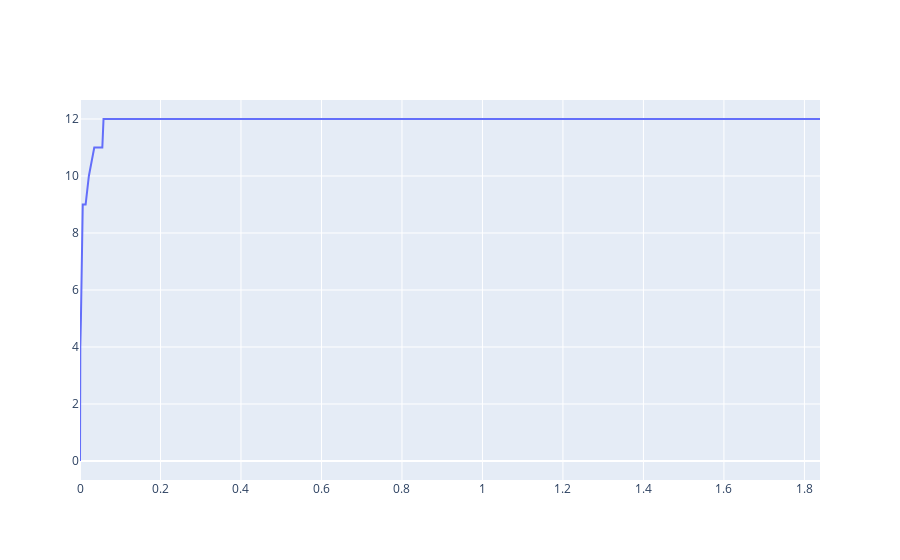
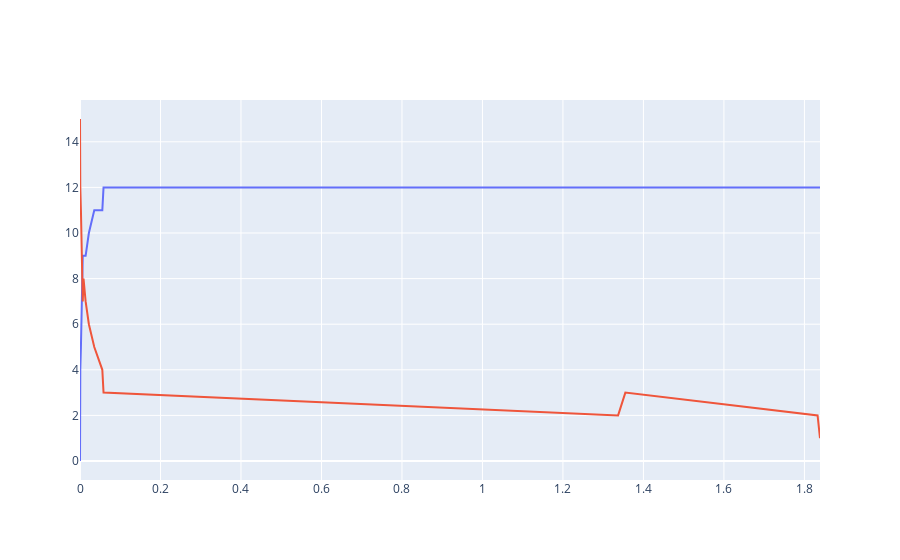
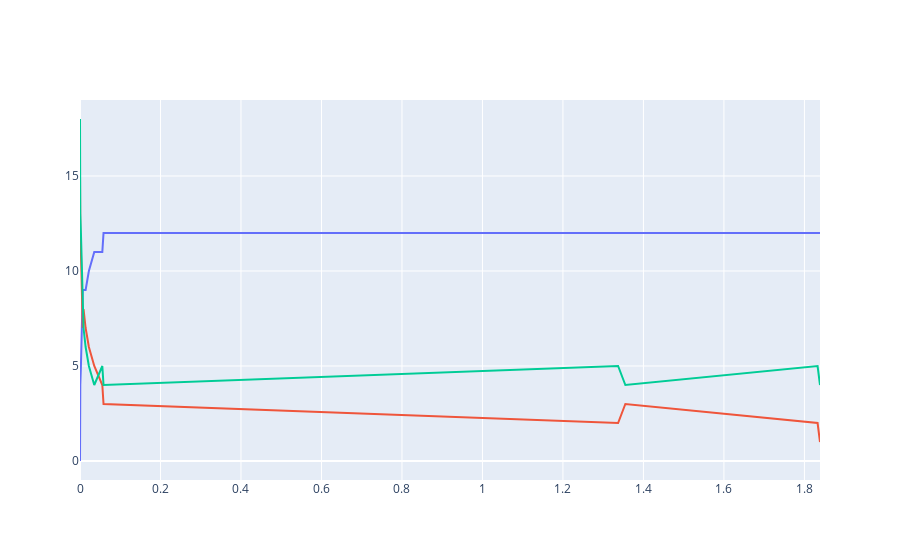
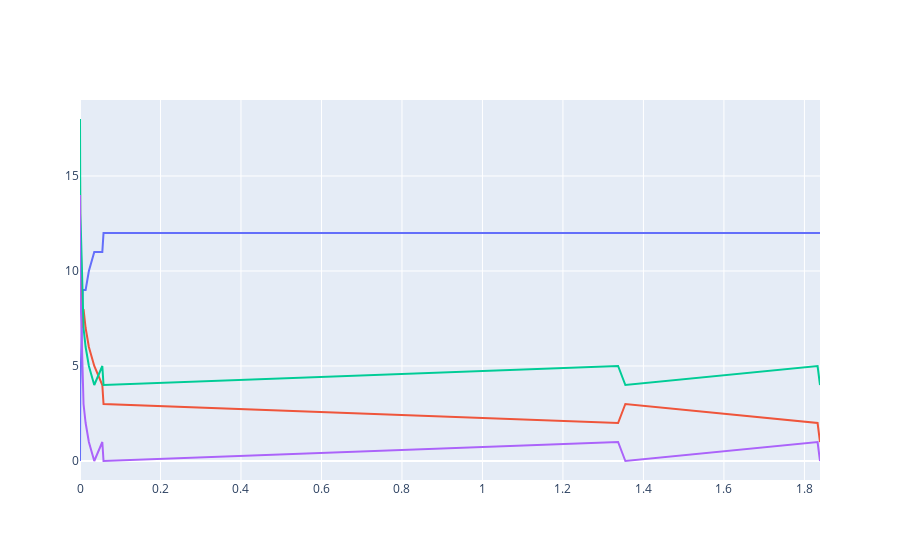

Write notebook code for charts like these, in order.
### Code cell
import plotly.graph_objects as go

fig = go.Figure()

fig.add_trace(go.Scatter(
    x=t,
    y=amount_imino,
    hovertext=iminosmart,
    hoverinfo="text",
    showlegend=False,
    name='iminoacetonitrile'
))


fig.add_trace(go.Scatter(
    x=t,
    y=amount_hcn,
    hovertext=hcnsmart,
    hoverinfo="text",
    showlegend=False,
    name="C#N"
))



fig.add_trace(go.Scatter(
    x=t,
    y=amount_cn,
    hovertext=cnsmart,
    hoverinfo="text",
    showlegend=False,
    name='[C-]N'
))


fig.add_trace(go.Scatter(
    x=t,
    y=amount_hydrons,
    hovertext=hsmart,
    hoverinfo="text",
    showlegend=False,
    name='[H+]'
))


fig.update_layout(
    width=1800,
    height=1000,
    margin=dict(l=30, r=30, t=30, b=30),
    paper_bgcolor="LightSteelBlue",
)




fig.show()
